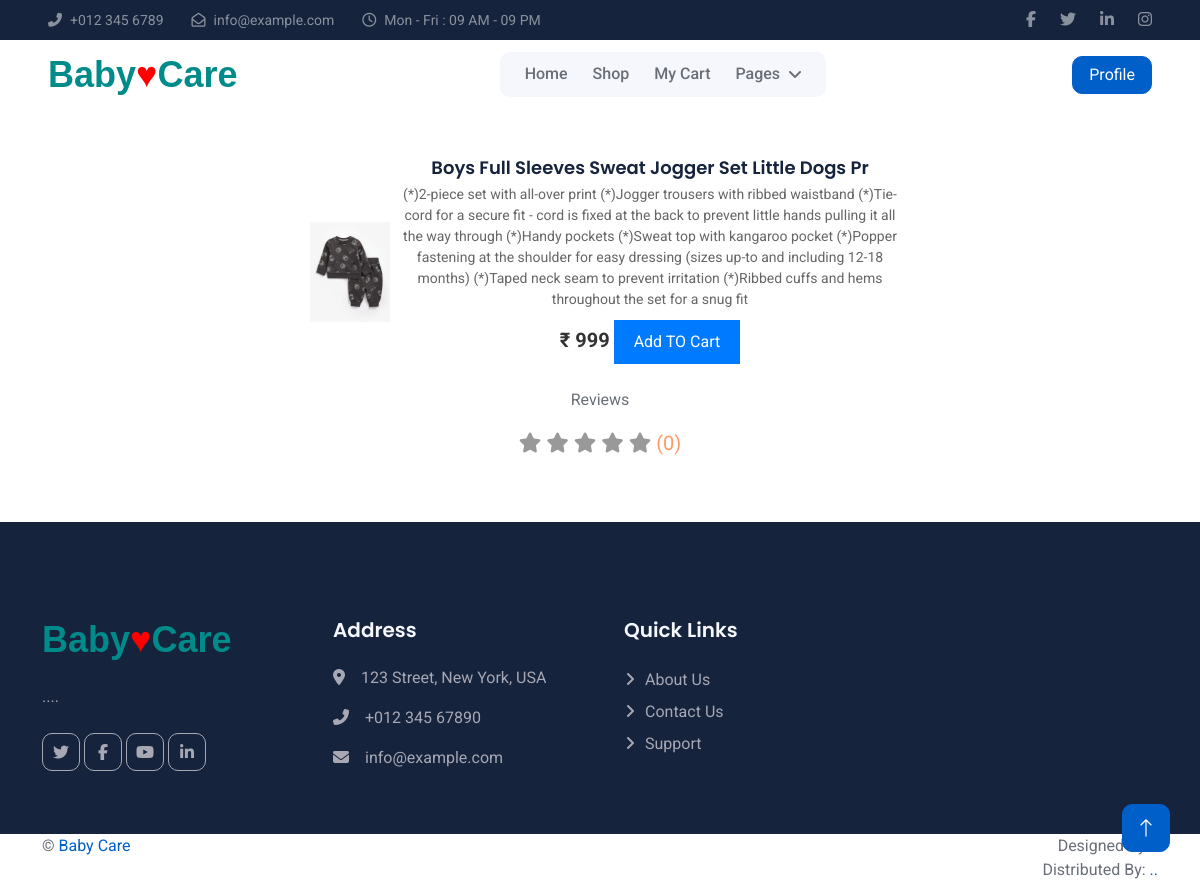
Screenshot of /User/DetailsOfProduct.php?pid=37 (signed in) with the database file from the repository.
### tables this page shows
CREATE TABLE `tbl_product` (
  `product_id` int(11) NOT NULL,
  `product_name` varchar(50) NOT NULL,
  `brand_id` int(11) NOT NULL,
  `product_details` text NOT NULL,
  `product_photo` varchar(100) NOT NULL,
  `product_price` int(11) NOT NULL,
  `subcategory_id` int(11) NOT NULL,
  `shop_id` int(11) NOT NULL
);

### web/User/DetailsOfProduct.php (the view, shortened to what this page needs)
<?php
include('../Assets/Connection/Connection.php');
include("Header.php");
$pid = $_GET['pid'];
$sel = "SELECT * FROM tbl_product p
        INNER JOIN tbl_shop s ON p.shop_id = s.shop_id
        INNER JOIN tbl_brands b ON p.brand_id = b.brand_id
        WHERE product_id = '" . $pid . "'";
$row = $con->query($sel);
$val = $row->fetch_assoc();
?>
<!DOCTYPE html>
<html lang="en">
<head>
    <link rel="stylesheet" href="https://cdnjs.cloudflare.com/ajax/libs/font-awesome/6.4.2/css/all.min.css"
/>
</head>
<body>
<nav
      class="navbar navbar-expand-lg bg-white navbar-light sticky-top px-4 px-lg-5"
    >
      <a href="Home.php" class="navbar-brand d-flex align-items-center">
        <h1 class="m-0">
         <?php include('../Assets/File/Logo/Logo.php') ?>
        </h1>
      </a>
      <div class="collapse navbar-collapse" id="navbarCollapse">
        <div class="navbar-nav mx-auto bg-light rounded pe-4 py-3 py-lg-0">
          <a href="Home.php" class="nav-item nav-link">Home</a>
          <a href="SearchProduct.php" class="nav-item nav-link">Shop</a>
          <a href="MyCart.php" class="nav-item nav-link">My Cart</a>
          <div class="nav-item dropdown">
            <a
              href="#"
              class="nav-link dropdown-toggle"
              data-bs-toggle="dropdown"
              >Pages</a
            >
          </div>
        </div>
      </div>
      <a href="MyProfile.php" class="btn btn-primary px-3 d-none d-lg-block">Profile</a>
    </nav>
<form method="post">
    <table border="0" class="mx-auto">
        <tr>
            <td align="center"><a href="../Assets/File/Shop/<?php echo $val["product_photo"] ?>" target="blank"><img src="../Assets/File/Shop/<?php echo $val["product_photo"] ?>" height="100px" ></a></td>
            <td width="500px" align="center" ><h3 class="product-title"><?php echo $val["product_name"] ?></h3>
            <p class="product-description"><?php echo $val["product_details"] ?></p>
            <span class="product-price">₹ <?php echo $val["product_price"] ?></span>
            <button class="add-to-cart" onclick="addcart(<?php echo $pid ?>)">Add TO Cart</button>
            <br><br></td></tr><tr><td colspan="2">
            <p align="center" >Reviews</p>
            <?php
            $average_rating = 0;
            $total_review = 0;
            $total_feedback_count = 0;
            if ($total_review == 0 || $total_feedback_count == 0) {
                $average_rating = 0;
            } else {
                $average_rating = $total_feedback_count / $total_review;
            }
            ?>
            <p align="center" style="color:#F96;font-size:20px">
                    <?php
                if ($average_rating == 0) {
                    ?>
                    <i class="fas fa-star star-light mr-1 main_star" style="color:#999"></i>
                    <i class="fas fa-star star-light mr-1 main_star" style="color:#999"></i>
                    <i class="fas fa-star star-light mr-1 main_star" style="color:#999"></i>
                    <i class="fas fa-star star-light mr-1 main_star" style="color:#999"></i>
                    <i class="fas fa-star star-light mr-1 main_star" style="color:#999"></i>
                    <?php
                }
                echo "(" . $total_feedback_count . ")";
                ?>
            </p></td></tr></table>
</form>
</body>
<?php
include("Footer.php");
?>
</html>

### web/Assets/Templates/Main/css/style.css (style rules this page uses)
:root { --primary: #015FC9; --secondary: #0DD3F1; --light: #F6F7FC; --dark: #15233C; }
.btn { transition: .5s; }
.btn.btn-primary, .btn.btn-outline-primary:hover, .btn.btn-secondary, .btn.btn-outline-secondary:hover { color: #FFFFFF; }
.navbar.sticky-top { top: -100px; transition: .5s; }
.navbar .navbar-nav .nav-link { margin-left: 25px; padding: 10px 0; color: #696E77; font-weight: 500; outline: none; }
.navbar .dropdown-toggle::after { border: none; content: "\f107"; font-family: "Font Awesome 5 Free"; font-weight: 900; vertical-align: middle; margin-left: 8px; }

### web/User/DetailsOfProduct.php (style rules this page uses)
* { margin: 0; padding: 0; box-sizing: border-box; }
.product-title { font-size: 18px; margin-bottom: 5px; }
.product-description { font-size: 14px; color: #666; margin-bottom: 10px; }
.product-price { font-size: 20px; font-weight: bold; color: #333; margin-bottom: 10px; }
.add-to-cart { background-color: #007bff; color: #fff; border: none; padding: 10px 20px; font-size: 16px; cursor: pointer; transition: background-color 0.3s ease; }

### rows the page displays
tbl_product: product_photo (picture), product_name "Boys Full Sleeves Sweat Jogger Set Little Dogs Pr", product_details "(*)2-piece set with all-over print (*)Jogger trousers with ribbed waistband (*)Tie-cord for a secure fit - cord is fixed at the back to prevent little hands pulling it all the way through (*)Handy pockets (*)Sweat top with kangaroo pocket (*)Popper fastening at the shoulder for easy dressing (sizes up-to and including 12-18 months) (*)Taped neck seam to prevent irritation (*)Ribbed cuffs and hems throughout the set for a snug fit", product_price "999"

### other values shown
$total_feedback_count "0"
